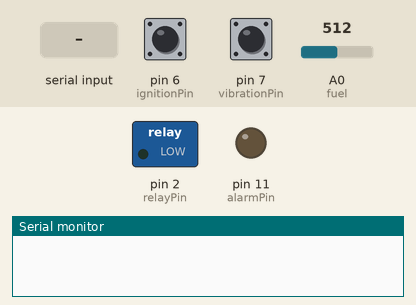
Bench run of a sketch on a simulated Arduino Uno, built with avr-gcc and run on an emulated ATmega328P. Shown: switched loads named in the sketch (green lamp = pin HIGH), output pins drawn as LEDs (lit = HIGH), the last lines printed to the serial monitor. Inputs (shaded band) come from the test bench; at power-on: pin 6 (ignitionPin) HIGH, pin 7 (vibrationPin) HIGH, A0 (fuel) = 512.

Above: at 1.2 s.
1.3 s: "90,45\n" received over Serial
At 2.0 s:
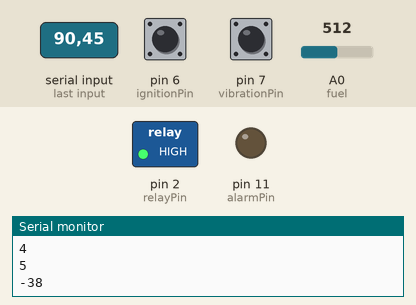
Timing chart, 0 to 4.3 s (numbered marks = the images above; inputs shaded):
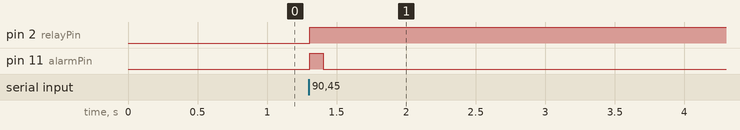

Measured:
- after the input at 1.3 s, pin 2 (relayPin): LOW → HIGH at once; pin 11 (alarmPin): LOW → HIGH at once, → LOW 0.10 s later

The sketch:

theftoff_arduino.ino.ino
```cpp
#define ignitionPin 6 // connects to ground of ignition key switch
#define vibrationPin 7 // connects to digital output of vibration sensor attached to ignition harness
#define relayPin 2 // controls the relay connecting CDI and ignition coil
#define alarmPin 11 // controls the horn/alarm system of the vehicle
#define fuel A0

int lastfuel = 0;
int tolerance = 5;

int data = 0;

bool lockState = LOW;
bool alarmState = LOW;
bool lastIgnitionState = LOW;
bool lastVibrationSense = LOW;
bool lastFuelTheft = LOW;
bool fuelTheft = LOW;
bool ignitionTampering = LOW;
bool lastIgnitionTampering = LOW;

const int LOCK_DATA = 5;
const int UNLOCK_DATA = 6;
const int FUEL_THEFT_DATA = 2;
const int IGNITION_TAMPERING_DATA = 3;
const int ALARM_ON_DATA = 8;
const int ALARM_OFF_DATA = 9;

unsigned long nextFreqTime = 0;
unsigned long nextFreqTime2 = 0;
int delaytime = 1000;

void setup() {

  pinMode(ignitionPin, INPUT);
  pinMode(vibrationPin, INPUT_PULLUP);
  pinMode(relayPin, OUTPUT);
  pinMode(alarmPin, OUTPUT);


  Serial.begin(9600);
}

void loop() {
  bool ignitionState = digitalRead(ignitionPin);
  bool vibrationSense = digitalRead(vibrationPin);

  unsigned long now = millis();

  if (Serial.available() > 0) {
    data = Serial.read() - '0';
    Serial.println(data, DEC);
    dataHandler(data);
  }


  int currentfuel = analogRead(fuel);
  if (lockState) {

    if (!ignitionState){
      if (ignitionState != lastIgnitionState)
        nextFreqTime2 = now + delaytime;
    }
    else if(!vibrationSense){
            if(vibrationSense != lastVibrationSense){
              nextFreqTime2 = now + delaytime;
            }
    }

    else if (currentfuel < (lastfuel - tolerance)) {
      nextFreqTime = now + delaytime;
       /*
       Serial.println(FUEL_THEFT_DATA);
         Serial.print("Currentfuel: ");
         Serial.println(currentfuel);
         Serial.print("lastfuel: ");
         Serial.println(lastfuel);
        */
    }
    delay(10);
  }  lastfuel = currentfuel;

  /*
  Serial.print("now:");
  Serial.println(now);
  Serial.print("nextfrequency: ");
  Serial.println(nextFreqTime);
  Serial.print("nextfrequency2: ");
  Serial.println(nextFreqTime2);
  Serial.print("Currentfuel: ");
  Serial.println(currentfuel);
  Serial.print("vibrationsense: ");
  Serial.println(vibrationSense);
  */

  if (now < nextFreqTime)
  {
    digitalWrite(alarmPin, HIGH);
    fuelTheft = HIGH;
    if (lastFuelTheft != fuelTheft) {
      Serial.println(FUEL_THEFT_DATA);
    }
  }
  else {
    fuelTheft = LOW;
  }

  if (now < nextFreqTime2)
  {
    digitalWrite(alarmPin, HIGH);
    ignitionTampering = HIGH;
    if (lastIgnitionTampering != ignitionTampering) {
      Serial.println(IGNITION_TAMPERING_DATA);
    }
  }
  else {
    ignitionTampering = LOW;
  }

  if (!ignitionTampering && !fuelTheft) {
    digitalWrite(alarmPin, LOW);
  }


  lastIgnitionState = ignitionState;
  lastVibrationSense = vibrationSense;
  lastFuelTheft = fuelTheft;
  lastIgnitionTampering = ignitionTampering;

}


void dataHandler(int data) {
  switch (data) {
    case LOCK_DATA:
      lockState = HIGH;
      digitalWrite(relayPin, HIGH);
      lockSound();
      break;
    case UNLOCK_DATA:
      lockState = LOW;
      digitalWrite(relayPin, LOW);
      unlockSound();
      break;
    case ALARM_ON_DATA:
      digitalWrite(alarmPin, HIGH);
      delay(3000);
      break;
    case ALARM_OFF_DATA:
      digitalWrite(alarmPin, LOW);
      break;
  }
}

void lockSound() {
  digitalWrite(alarmPin, HIGH);
  delay(100);
  digitalWrite(alarmPin, LOW);
}


void unlockSound() {
  digitalWrite(alarmPin, HIGH);
  delay(100);
  digitalWrite(alarmPin, LOW);
  delay(200);
  digitalWrite(alarmPin, HIGH);
  delay(100);
  digitalWrite(alarmPin, LOW);
}
```
